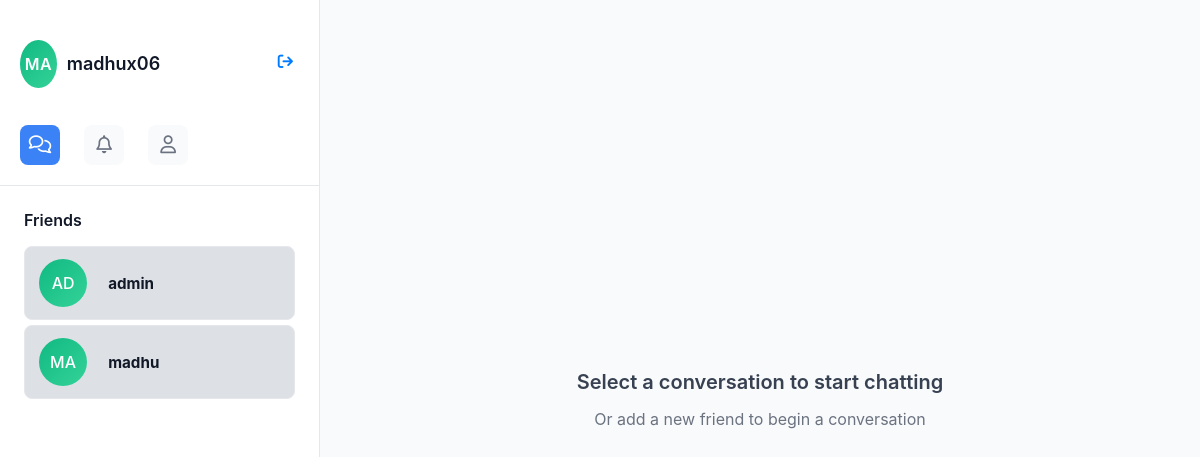
Page /chat (signed in) on the committed database.
### app.py (models this page shows)
class User(UserMixin, db.Model):
    id = db.Column(db.Integer, primary_key=True)
    username = db.Column(db.String(200), unique=True, nullable=False)
    password = db.Column(db.String(200), nullable=False)
    email = db.Column(db.String(200), unique=True, nullable=False)
    created_at = db.Column(db.DateTime, default=datetime.utcnow)

### app.py (the view)
@app.route('/chat')
@login_required
def chat():
    friends = get_user_friends()
    return render_template('chat.html', friends=friends)

### app.py (called while the page is built)
def get_user_friends():
    friends = db.session.query(Friend, User).join(
        User,
        (User.id == Friend.friend_id) | (User.id == Friend.user_id)
    ).filter(
        Friend.status == "accepted",
        ((Friend.user_id == current_user.id) | (Friend.friend_id == current_user.id)),
        User.id != current_user.id
    ).all()
    return [friend[1] for friend in friends]

@login_manager.user_loader
def load_user(user_id):
    return User.query.get(int(user_id))

### templates/chat.html (shortened to what this page needs)
<!DOCTYPE html>
<html>
<head>
  <link rel="stylesheet" href="/static/css/style.css">
</head>
<body class="messages-page">
  <div class="main-container">
        <div class="side-bar">
            <div class="profile-header">
                <div class="user-profile">
                    <div class="user-profile-info">
                        <div id="imge">{{ current_user.username[:2].upper() }}</div>
                        <div class="same" id="name">{{ current_user.username }}</div>
                        <div class="logout-button"><a href="/login"><i class="fa-solid fa-arrow-right-from-bracket"></i></a></div>
                    </div>
                </div>
                <div class="csb-options">
                    <a href="/chat"><i class="fa-regular fa-comments"></i></a>
                    <a href="/friend_requests"><i class="fa-regular fa-bell"></i></a>
                    <a href="/add_friend"><i class="fa-regular fa-user"></i></a>
                </div>
            </div>
            <div class="profile-body">
              <h3>Friends</h3>
              <div id="friends-list">
                    {% if friends %}
                        {% for friend in friends %}
                        <div class="other-users" onclick="window.location.href='/chat/{{ friend.id }}'">
                            <div style="display: flex; align-items: center;">
                                <div class="user-avatar" style="width: 20%;">{{ friend.username[:2].upper() }}</div>
                                <div style="margin-left: 5px;">
                                    <div style="font-weight: bold;">{{ friend.username }}</div>
                                </div>
                            </div>
                        </div>
                        {% endfor %}
                    {% else %}
                        <p class="profile-body-msg" style="justify-content: center; text-align:center; margin-top: 50%; font-weight:100">No friends yet</p>
                    {% endif %}
                </div>
            </div>
        </div>
        <div class="main-body">
            <div class="chat-area">
                <div class="chat-area-header">Select a conversation to start chatting</div>
                <div class="message-area">Or add a new friend to begin a conversation</div>
            </div>
        </div>
    </div>
</body>
</html>

### static/css/style.css (style rules this page uses)
body { margin: 0%; font-family: 'Segoe UI', Arial, Helvetica, sans-serif; background: linear-gradient(135deg, #f9f9f9, #ececec); overflow: hidden; display: flex; flex-wrap: wrap; }
a { display: inline-block; margin-top: 15px; font-size: 0.95em; color: #007bff; text-decoration: none; transition: all 0.2s; }
* { margin: 0; padding: 0; box-sizing: border-box; font-family: -apple-system, BlinkMacSystemFont, 'Segoe UI', 'Roboto', 'Helvetica Neue', Arial, sans-serif; }
.main-container { display: flex; height: 100vh; width: 100%; background-color: #fff; }
.side-bar { width: 320px; background-color: #fff; border-right: 1px solid #e5e7eb; display: flex; flex-direction: column; flex-shrink: 0; }
.profile-header { padding: 20px; border-bottom: 1px solid #e5e7eb; }
.user-profile-info { display: flex; flex-direction: row; text-align: left; margin-bottom: 10px; }
.user-profile-info .same { margin-top: 13px; margin-left: 10px; }
.logout-button { margin-left: 40%; margin-top: -8px; padding: 5px 6px; }
#imge { width: 48px; height: 48px; background: linear-gradient(135deg, #10b981, #34d399); border-radius: 50%; display: flex; align-items: center; justify-content: center; font-weight: 600; font-size: 16px; color: #fff; margin-bottom: 12px; letter-spacing: 0.5px; }
#name { font-weight: 600; font-size: 18px; color: #111827; margin-bottom: 4px; line-height: 1.2; }
.csb-options { display: flex; gap: 24px; align-items: center; }
.csb-options a { width: 40px; height: 40px; display: flex; align-items: center; justify-content: center; font-size: 18px; color: #6b7280; cursor: pointer; border-radius: 8px; transition: all 0.2s ease; background-color: #f9fafb; }
.messages-page .csb-options a:nth-child(1), .notifications-page .csb-options a:nth-child(2), .friend-requests-page .csb-options a:nth-child(3), .fa-solid .fa-arrow-right-from-bracket { background-color: #3b82f6; color: #fff; }
.chat-area { flex: 1; display: flex; flex-direction: column; justify-content: center; align-items: center; padding: 48px; text-align: center; margin-top: 0; }
.message-area { font-size: 16px; color: #6b7280; font-weight: 400; line-height: 1.5; }
.profile-body { padding: 24px; flex: 1; }
.profile-body h3 { font-size: 16px; font-weight: 600; color: #111827; margin-bottom: 16px; }
.main-body { flex: 1; background-color: #f9fafb; display: flex; flex-direction: column; position: relative; }
.chat-area { flex: 1; display: flex; flex-direction: column; justify-content: center; align-items: center; padding: 48px; text-align: center; }
.chat-area-header { font-size: 20px; font-weight: 600; color: #374151; margin-bottom: 12px; line-height: 1.3; }
.user-avatar { width: 50%; height: 48px; border-radius: 50%; background: linear-gradient(135deg, #10b981, #34d399); display: flex; align-items: center; justify-content: center; font-weight: 500; color: #fff; margin-right: 16px; font-size: 16px; }
.other-users { padding: 12px 14px; border-radius: 8px; font-size: 0.95em; font-weight: 500; background-color: #dde1e5; color: #111827; cursor: pointer; transition: background 0.2s ease, transform 0.1s ease; border: 1px solid #e5e7eb; margin-bottom: 2%; }
.profile-header { margin-top: 20px; }

### rows in the picture
User: username "MA", username "madhux06"
User: username "AD", username "admin"
User: username "MA", username "madhu"
